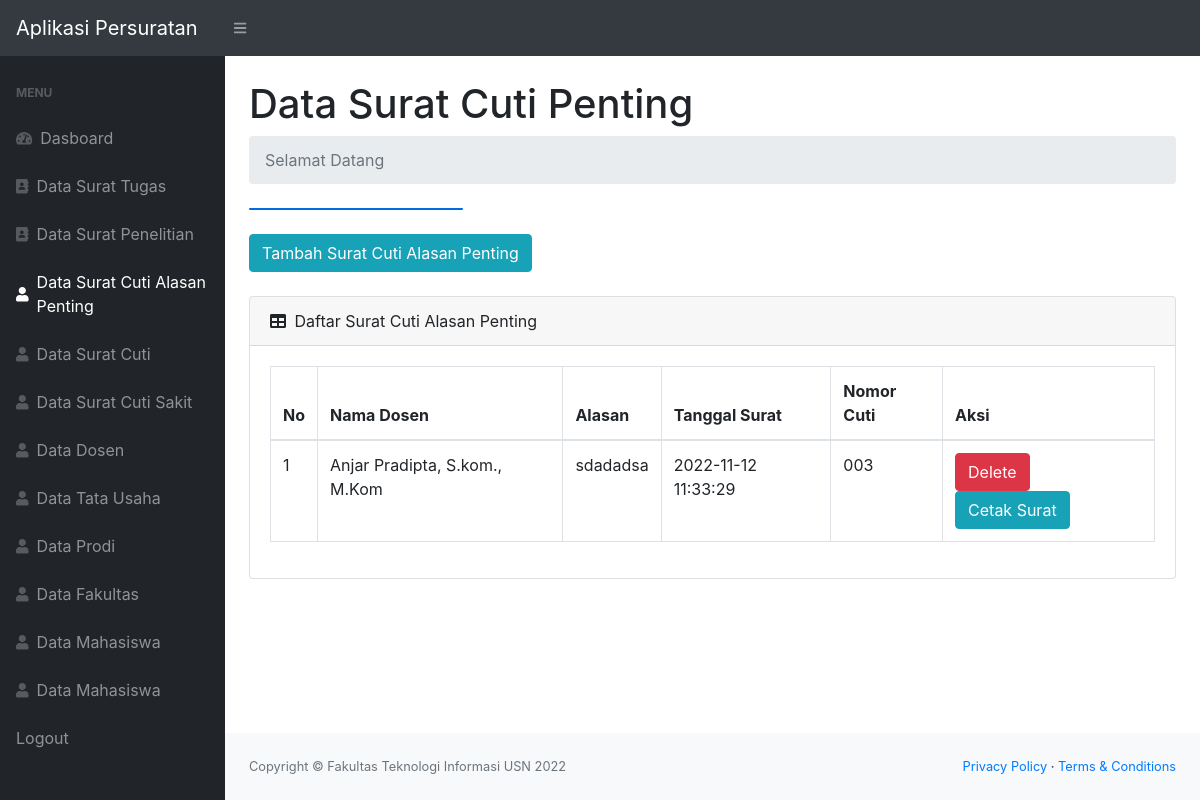
/cutialasan.php, run on the app's committed database.
### tables this page shows
CREATE TABLE `cutialasan` (
  `alasancuti` varchar(140) NOT NULL,
  `nip` varchar(90) NOT NULL,
  `alamatcuti` varchar(90) NOT NULL,
  `tglsur` datetime NOT NULL DEFAULT current_timestamp(),
  `tglselesai` date NOT NULL,
  `tglmulai` date NOT NULL,
  `idfak` int(11) NOT NULL,
  `nocut` char(50) NOT NULL,
  `nomor` varchar(30) NOT NULL
);

CREATE TABLE `dosen` (
  `iddosen` int(11) NOT NULL,
  `nama` varchar(50) NOT NULL,
  `nip` int(20) NOT NULL,
  `jabatan` varchar(10) NOT NULL,
  `notlp` char(16) NOT NULL
);

### cutialasan.php (the view, shortened to what this page needs)
<?php
$con = mysqli_connect('localhost', 'root', '', 'suratuniv');
?>
<!DOCTYPE html>
<html lang="en">
<head>
    <link href="css/styles.css" rel="stylesheet" />
    <link href="https://cdn.datatables.net/1.10.20/css/dataTables.bootstrap4.min.css" rel="stylesheet" />
</head>
<body class="sb-nav-fixed">
    <nav class="sb-topnav navbar navbar-expand navbar-dark bg-dark">
        <a class="navbar-brand" href="index.php">Aplikasi Persuratan</a>
        <button class="btn btn-link btn-sm order-1 order-lg-0" id="sidebarToggle" href="#"><i class="fas fa-bars"></i></button>
    </nav>
    <div id="layoutSidenav">
        <div id="layoutSidenav_nav">
            <nav class="sb-sidenav accordion sb-sidenav-dark" id="sidenavAccordion">
                <div class="sb-sidenav-menu">
                    <div class="nav">
                        <div class="sb-sidenav-menu-heading">Menu</div>
                        <a class="nav-link" href="index.php">
                            <div class="sb-nav-link-icon"><i class="fas fa-tachometer-alt"></i></div>
                            Dasboard
                        </a>
                        <a class="nav-link" href="index.php">
                            <div class="sb-nav-link-icon"><i class="fas fa-address-book"></i></div>
                            Data Surat Tugas
                        </a>
                        <a class="nav-link" href="penelitian.php">
                            <div class="sb-nav-link-icon"><i class="fas fa-address-book"></i></div>
                            Data Surat Penelitian
                        </a>
                        <a class="nav-link" href="cutialasan.php">
                            <div class="sb-nav-link-icon"><i class="fas fa-user"></i></div>
                            Data Surat Cuti Alasan Penting
                        </a>
                        <a class="nav-link" href="cuti.php">
                            <div class="sb-nav-link-icon"><i class="fas fa-user"></i></div>
                            Data Surat Cuti
                        </a>
                        <a class="nav-link" href="sakit.php">
                            <div class="sb-nav-link-icon"><i class="fas fa-user"></i></div>
                            Data Surat Cuti Sakit
                        </a>
                        <a class="nav-link" href="dosen.php">
                            <div class="sb-nav-link-icon"><i class="fas fa-user"></i></div>
                            Data Dosen
                        </a>
                        <a class="nav-link" href="tatausaha.php">
                            <div class="sb-nav-link-icon"><i class="fas fa-user"></i></div>
                            Data Tata Usaha
                        </a>
                        <a class="nav-link" href="prodi.php">
                            <div class="sb-nav-link-icon"><i class="fas fa-user"></i></div>
                            Data Prodi
                        </a>
                        <a class="nav-link" href="fakultas.php">
                            <div class="sb-nav-link-icon"><i class="fas fa-user"></i></div>
                            Data Fakultas
                        </a>
                        <a class="nav-link" href="datamhs.php">
                            <div class="sb-nav-link-icon"><i class="fas fa-user"></i></div>
                            Data Mahasiswa
                        </a>
                        <a class="nav-link" href="datamhs.php">
                            <div class="sb-nav-link-icon"><i class="fas fa-user"></i></div>
                            Data Mahasiswa
                        </a>
                        <a class="nav-link" href="logout.php">
                            Logout
                        </a>
                    </div>
                </div>
            </nav>
        </div>
        <div id="layoutSidenav_content">
            <main>
                <div class="container-fluid">
                    <h1 class="mt-4">Data Surat Cuti Penting </h1>
                    <ol class="breadcrumb mb-4">
                        <li class="breadcrumb-item active">Selamat Datang</li>
                    </ol>
                    <div class="row">
                        <div class="col-xl-3 col-md-6">
                            <div class="card bg-primary text-white mb-4">
                            </div>
                        </div>
                    </div>
                    <button type="button" class="btn btn-info mb-4" data-toggle="modal" data-target="#myModal">
                        Tambah Surat Cuti Alasan Penting
                    </button>
                    <div class="card mb-4">
                        <div class="card-header">
                            <i class="fas fa-table mr-1"></i>
                            Daftar Surat Cuti Alasan Penting
                        </div>
                        <div class="card-body">
                            <div class="table-responsive">
                                <table class="table table-bordered" id="dataTable" width="100%" cellspacing="0">
                                    <thead>
                                        <tr>
                                            <th>No</th>
                                            <th>Nama Dosen</th>
                                            <th>Alasan</th>
                                            <th>Tanggal Surat</th>
                                            <th>Nomor Cuti</th>
                                            <th>Aksi</th>
                                        </tr>
                                    </thead>
                                    <tbody>
                                        <?php
                                        $get = mysqli_query($con, "SELECT * FROM  cutialasan INNER JOIN dosen ON cutialasan.nip = dosen.nip  INNER JOIN fakultas ON cutialasan.idfak = fakultas.idfak");
                                        $i = 1;
                                        while ($p = mysqli_fetch_array($get)) {
                                        ?>
                                            <tr>
                                                <td><?= $i++ ?></td>
                                                <td><?= $p['nama'] ?></td>
                                                <td><?= $p['alasancuti'] ?></td>
                                                <td><?= $p['tglsur'] ?></td>
                                                <td><?= $p['nocut'] ?></td>
                                                <td>
                                                    <button type="button" class="btn btn-danger" data-toggle="modal" data-target="#delete<?= $p['nocut']; ?>">
                                                        Delete
                                                    </button>
                                                    <a href="printalasanlain.php?nocut=<?= $p['nocut'] ?>" class="btn btn-info">Cetak Surat</a>
                                                </td>
                                            </tr>
                                        <?php
                                        };
                                        ?>
                                    </tbody>
                                </table>
                            </div>
                        </div>
                    </div>
                </div>
            </main>
            <footer class="py-4 bg-light mt-auto">
                <div class="container-fluid">
                    <div class="d-flex align-items-center justify-content-between small">
                        <div class="text-muted">Copyright &copy; Fakultas Teknologi Informasi USN 2022</div>
                        <div>
                            <a href="#">Privacy Policy</a>
                            &middot;
                            <a href="#">Terms &amp; Conditions</a>
                        </div>
                    </div>
                </div>
            </footer>
        </div>
    </div>
</body>
</html>

### data on the page
cutialasan: dosen.nama "Anjar Pradipta, S.kom., M.Kom", alasancuti "sdadadsa", tglsur "2022-11-12 11:33:29", nocut "003"
